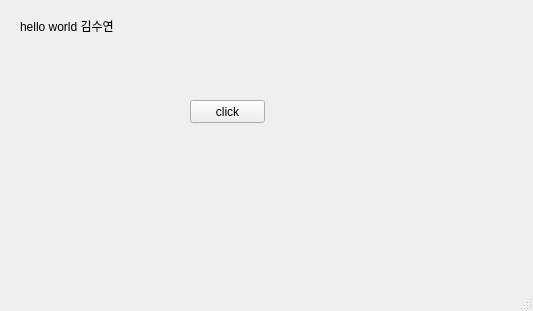
<?xml version="1.0" encoding="UTF-8"?>
<ui version="4.0">
 <class>MainWindow</class>
 <widget class="QMainWindow" name="MainWindow">
  <property name="geometry">
   <rect>
    <x>0</x>
    <y>0</y>
    <width>533</width>
    <height>311</height>
   </rect>
  </property>
  <property name="windowTitle">
   <string>MainWindow</string>
  </property>
  <widget class="QWidget" name="centralwidget">
   <widget class="QLabel" name="label">
    <property name="geometry">
     <rect>
      <x>20</x>
      <y>10</y>
      <width>181</width>
      <height>31</height>
     </rect>
    </property>
    <property name="text">
     <string>hello world 김수연 </string>
    </property>
   </widget>
   <widget class="QPushButton" name="pushButton">
    <property name="geometry">
     <rect>
      <x>190</x>
      <y>100</y>
      <width>75</width>
      <height>23</height>
     </rect>
    </property>
    <property name="text">
     <string>click</string>
    </property>
   </widget>
  </widget>
  <widget class="QMenuBar" name="menubar">
   <property name="geometry">
    <rect>
     <x>0</x>
     <y>0</y>
     <width>533</width>
     <height>21</height>
    </rect>
   </property>
  </widget>
  <widget class="QStatusBar" name="statusbar"/>
 </widget>
 <resources/>
 <connections/>
</ui>
